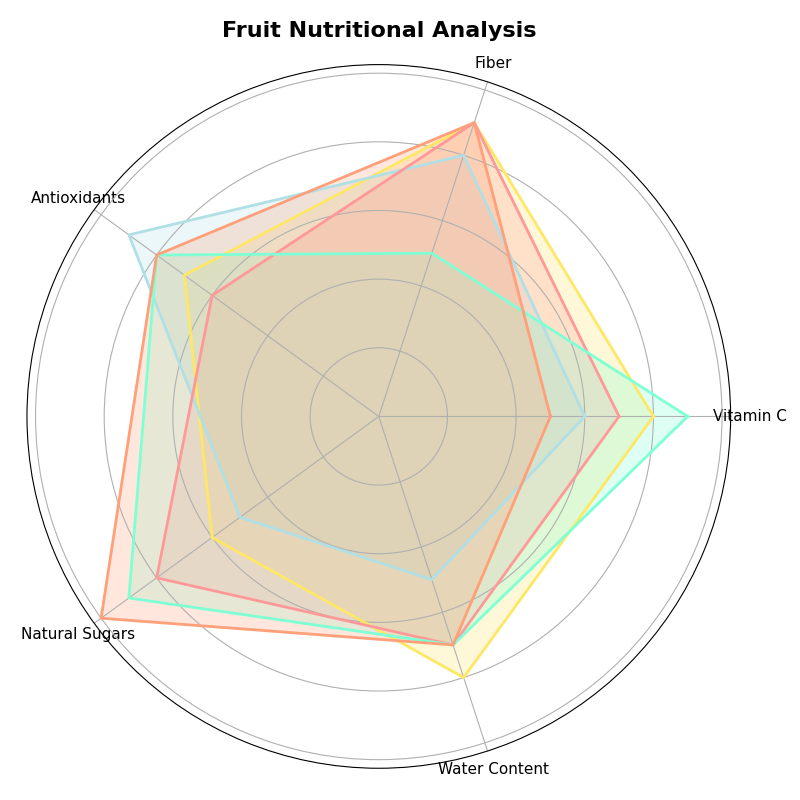

Source code (Python):
import numpy as np
import matplotlib.pyplot as plt

categories = ['Vitamin C', 'Fiber', 'Antioxidants', 'Natural Sugars', 'Water Content']
fruits = ['Apple', 'Banana', 'Orange', 'Strawberry', 'Blueberry']

# Manually shuffled data for each fruit
data = {
    'Apple': [8, 9, 7, 6, 8],
    'Banana': [6, 8, 9, 5, 5],
    'Orange': [7, 9, 6, 8, 7],
    'Strawberry': [9, 5, 8, 9, 7],
    'Blueberry': [5, 9, 8, 10, 7]
}

num_vars = len(categories)

def create_radar_chart(ax, data, color):
    angles = np.linspace(0, 2 * np.pi, num_vars, endpoint=False).tolist()
    data += data[:1]
    angles += angles[:1]
    ax.fill(angles, data, color=color, alpha=0.25)
    ax.plot(angles, data, color=color, linewidth=2)
    ax.set_yticklabels([])
    ax.set_xticks(angles[:-1])
    ax.set_xticklabels(categories, fontsize=11)

fig, ax = plt.subplots(figsize=(8, 8), subplot_kw=dict(polar=True))

# Manually shuffled the order of colors assigned to fruits
colors = ['#FFE766', '#B0E0E6', '#FF9999', '#7FFFD4', '#FFA07A']

for fruit, color in zip(fruits, colors):
    create_radar_chart(ax, data[fruit], color)

ax.set_title('Fruit Nutritional Analysis', size=16, weight='bold', pad=20)

plt.tight_layout()
plt.show()
